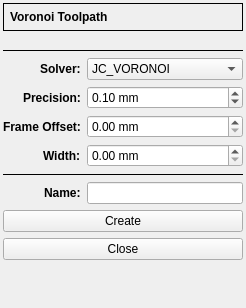
<?xml version="1.0" encoding="UTF-8"?>
<ui version="4.0">
 <class>VoronoiForm</class>
 <widget class="QWidget" name="VoronoiForm">
  <property name="geometry">
   <rect>
    <x>0</x>
    <y>0</y>
    <width>246</width>
    <height>308</height>
   </rect>
  </property>
  <property name="windowTitle">
   <string>Form</string>
  </property>
  <layout class="QFormLayout" name="formLayout_2">
   <property name="labelAlignment">
    <set>Qt::AlignRight|Qt::AlignTrailing|Qt::AlignVCenter</set>
   </property>
   <property name="leftMargin">
    <number>3</number>
   </property>
   <property name="topMargin">
    <number>3</number>
   </property>
   <property name="rightMargin">
    <number>3</number>
   </property>
   <property name="bottomMargin">
    <number>3</number>
   </property>
   <item row="0" column="0" colspan="2">
    <widget class="QFrame" name="frame">
     <property name="sizePolicy">
      <sizepolicy hsizetype="Preferred" vsizetype="Fixed">
       <horstretch>0</horstretch>
       <verstretch>0</verstretch>
      </sizepolicy>
     </property>
     <property name="frameShape">
      <enum>QFrame::Box</enum>
     </property>
     <property name="frameShadow">
      <enum>QFrame::Plain</enum>
     </property>
     <layout class="QVBoxLayout" name="verticalLayout_2">
      <property name="leftMargin">
       <number>6</number>
      </property>
      <property name="topMargin">
       <number>6</number>
      </property>
      <property name="rightMargin">
       <number>6</number>
      </property>
      <property name="bottomMargin">
       <number>6</number>
      </property>
      <item>
       <widget class="QLabel" name="label">
        <property name="font">
         <font>
          <weight>75</weight>
          <bold>true</bold>
         </font>
        </property>
        <property name="text">
         <string>Voronoi Toolpath</string>
        </property>
       </widget>
      </item>
     </layout>
    </widget>
   </item>
   <item row="1" column="0" colspan="2">
    <widget class="DepthForm" name="dsbxDepth" native="true"/>
   </item>
   <item row="3" column="0" colspan="2">
    <widget class="Line" name="line">
     <property name="frameShadow">
      <enum>QFrame::Plain</enum>
     </property>
     <property name="orientation">
      <enum>Qt::Horizontal</enum>
     </property>
    </widget>
   </item>
   <item row="4" column="0">
    <widget class="QLabel" name="label_7">
     <property name="font">
      <font>
       <weight>75</weight>
       <bold>true</bold>
      </font>
     </property>
     <property name="text">
      <string>Solver:</string>
     </property>
    </widget>
   </item>
   <item row="4" column="1">
    <widget class="QComboBox" name="cbxSolver">
     <item>
      <property name="text">
       <string>JC_VORONOI</string>
      </property>
     </item>
     <item>
      <property name="text">
       <string>CGAL</string>
      </property>
     </item>
     <item>
      <property name="text">
       <string>BOOST</string>
      </property>
     </item>
    </widget>
   </item>
   <item row="5" column="0">
    <widget class="QLabel" name="label_4">
     <property name="font">
      <font>
       <weight>75</weight>
       <bold>true</bold>
      </font>
     </property>
     <property name="text">
      <string>Precision:</string>
     </property>
    </widget>
   </item>
   <item row="5" column="1">
    <widget class="DoubleSpinBox" name="dsbxPrecision">
     <property name="suffix">
      <string> mm</string>
     </property>
     <property name="decimals">
      <number>2</number>
     </property>
     <property name="minimum">
      <double>0.010000000000000</double>
     </property>
     <property name="maximum">
      <double>1.000000000000000</double>
     </property>
     <property name="singleStep">
      <double>0.010000000000000</double>
     </property>
     <property name="value">
      <double>0.100000000000000</double>
     </property>
    </widget>
   </item>
   <item row="6" column="0">
    <widget class="QLabel" name="label_8">
     <property name="font">
      <font>
       <weight>75</weight>
       <bold>true</bold>
      </font>
     </property>
     <property name="text">
      <string>Frame Offset:</string>
     </property>
    </widget>
   </item>
   <item row="6" column="1">
    <widget class="DoubleSpinBox" name="dsbxOffset">
     <property name="suffix">
      <string> mm</string>
     </property>
     <property name="maximum">
      <double>10.000000000000000</double>
     </property>
     <property name="singleStep">
      <double>0.100000000000000</double>
     </property>
    </widget>
   </item>
   <item row="7" column="0">
    <widget class="QLabel" name="label_5">
     <property name="font">
      <font>
       <weight>75</weight>
       <bold>true</bold>
      </font>
     </property>
     <property name="text">
      <string>Width:</string>
     </property>
    </widget>
   </item>
   <item row="7" column="1">
    <widget class="DoubleSpinBox" name="dsbxWidth">
     <property name="suffix">
      <string> mm</string>
     </property>
     <property name="maximum">
      <double>10.000000000000000</double>
     </property>
     <property name="singleStep">
      <double>0.100000000000000</double>
     </property>
    </widget>
   </item>
   <item row="8" column="0" colspan="2">
    <widget class="Line" name="line_2">
     <property name="frameShadow">
      <enum>QFrame::Plain</enum>
     </property>
     <property name="orientation">
      <enum>Qt::Horizontal</enum>
     </property>
    </widget>
   </item>
   <item row="9" column="0">
    <widget class="QLabel" name="label_6">
     <property name="font">
      <font>
       <weight>75</weight>
       <bold>true</bold>
      </font>
     </property>
     <property name="text">
      <string>Name:</string>
     </property>
    </widget>
   </item>
   <item row="9" column="1">
    <widget class="QLineEdit" name="leName"/>
   </item>
   <item row="10" column="0" colspan="2">
    <widget class="QPushButton" name="pbCreate">
     <property name="text">
      <string>Create</string>
     </property>
    </widget>
   </item>
   <item row="11" column="0" colspan="2">
    <widget class="QPushButton" name="pbClose">
     <property name="text">
      <string>Close</string>
     </property>
    </widget>
   </item>
   <item row="2" column="0" colspan="2">
    <widget class="ToolSelectorForm" name="toolHolder" native="true"/>
   </item>
  </layout>
 </widget>
 <customwidgets>
  <customwidget>
   <class>DoubleSpinBox</class>
   <extends>QDoubleSpinBox</extends>
   <header location="global">doublespinbox.h</header>
  </customwidget>
  <customwidget>
   <class>DepthForm</class>
   <extends>QWidget</extends>
   <header location="global">depthform.h</header>
   <container>1</container>
  </customwidget>
  <customwidget>
   <class>ToolSelectorForm</class>
   <extends>QWidget</extends>
   <header location="global">toolselectorform.h</header>
   <container>1</container>
  </customwidget>
 </customwidgets>
 <resources/>
 <connections/>
</ui>
